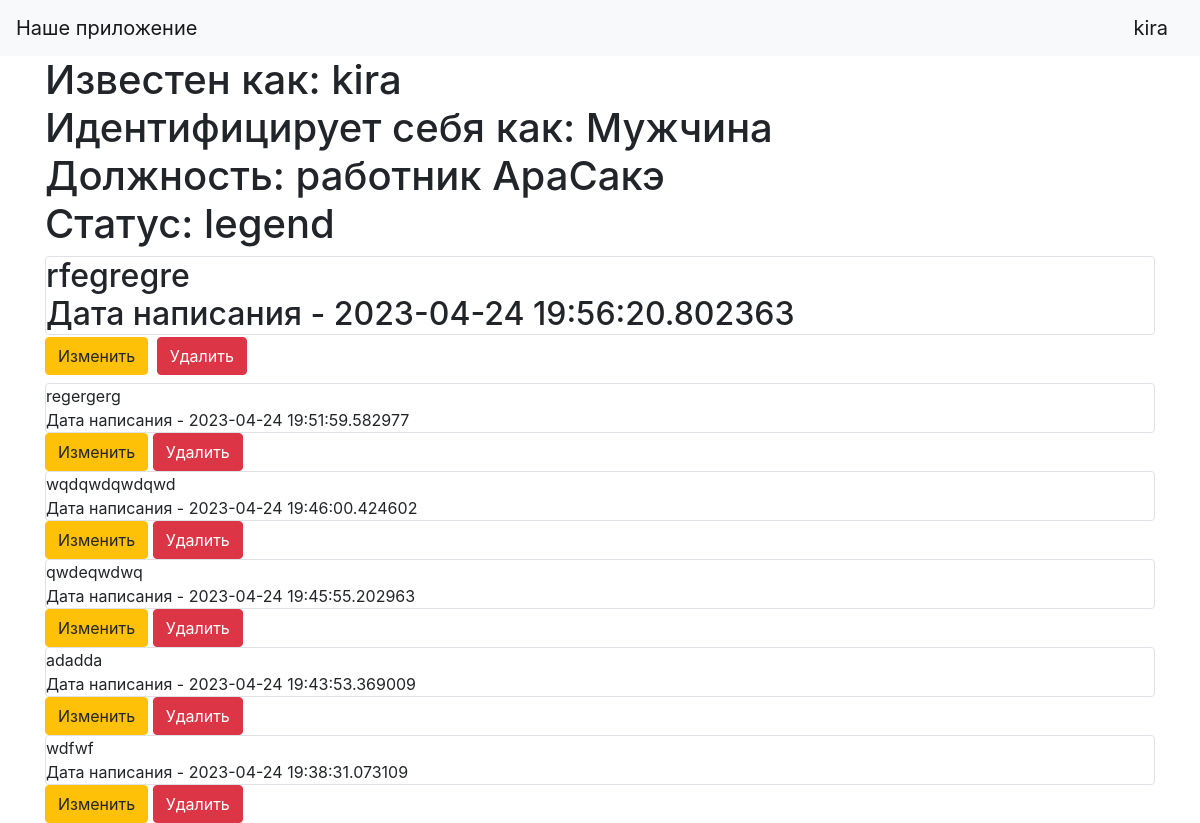
The page /profile/3 (signed in) on the database its author committed.
### data/users.py (models this page shows, shortened)
class User(SqlAlchemyBase, UserMixin):
    __tablename__ = 'citizens'
    id = sqlalchemy.Column(sqlalchemy.Integer,
                           primary_key=True, autoincrement=True)
    name = sqlalchemy.Column(sqlalchemy.String, index=True, nullable=True)
    email = sqlalchemy.Column(sqlalchemy.String,
                              index=True, nullable=True) #, unique=True)
    hashed_password = sqlalchemy.Column(sqlalchemy.String, nullable=True)
    sex = sqlalchemy.Column(sqlalchemy.String, nullable=True)
    job = sqlalchemy.Column(sqlalchemy.String, nullable=True)
    reputation = sqlalchemy.Column(sqlalchemy.String, nullable=True)
    gun = sqlalchemy.Column(sqlalchemy.String, nullable=True)
    news = orm.relationship("News", back_populates='user')

### data/news.py (models this page shows)
class News(SqlAlchemyBase):
    __tablename__ = 'news'
    id = sqlalchemy.Column(sqlalchemy.Integer,
                           primary_key=True, autoincrement=True)
    content = sqlalchemy.Column(sqlalchemy.String, nullable=True)
    created_date = sqlalchemy.Column(sqlalchemy.DateTime,
                                     default=datetime.datetime.now)
    user_id = sqlalchemy.Column(sqlalchemy.Integer,
                                sqlalchemy.ForeignKey("citizens.id"))
    user = orm.relationship('User')

### server.py (the view)
@app.route('/profile/<int:id>')
def profile(id):
    db_sess = db_session.create_session()
    person = db_sess.query(User).filter(User.id == id).first()
    news = db_sess.query(News).filter(News.user_id == id)[::-1]
    param = {}
    param['news'] = news
    param['name'] = person.name
    param['sex'] = person.sex
    param['job'] = person.job
    param['reputation'] = person.reputation
    param['user_id'] = person.id
    if person:
        return render_template('profile.html', **param)
    else:
        abort(404)

### data/db_session.py (called while the page is built)
def create_session() -> Session:
    global __factory
    return __factory()

### server.py (called while the page is built)
@login_manager.user_loader
def load_user(user_id):
    db_sess = db_session.create_session()
    return db_sess.query(User).get(user_id)

### templates/profile.html
{% extends "base.html" %}
{% block content %}
<h1>
    Известен как: {{name}}<br>
    Идентифицирует себя как: {{sex}}<br>
    Должность: {{job}}<br>
    Статус: {{reputation}}<br>
</h1>
<h2>
    {% for item in news%}
    {% if user_id == item.user_id%}
        <div class="col-md6 border rounded">
            <div>
                {{item.content}}
            </div>
            <div>
                Дата написания - {{item.created_date}}
            </div>
        </div>
    {% if current_user == item.user %}
            <div>
                <a href="/news/{{ item.id }}" class="btn btn-warning">
                    Изменить
                </a>
                <a href="/news_delete/{{ item.id }}" class="btn btn-danger">
                    Удалить
                </a>
            </div>
        {% endif %}
{% endif %}
    </h2>
{% endfor%}
{% endblock %}

### templates/base.html (shortened to what this page needs)
<!doctype html>
<html lang="en">
<head>
    <link rel="stylesheet"
          href="https://stackpath.bootstrapcdn.com/bootstrap/4.4.1/css/bootstrap.min.css"
>
</head>
<body>
<header>
    <nav class="navbar navbar-light bg-light">
        <a class="navbar-brand" href="#">Наше приложение</a>
        {% if current_user.is_authenticated %}
        <a class="navbar-brand" href="/logout">{{ current_user.name }}</a>
        {% else %}
        <p>
            <a class="btn btn-primary " href="/register">Зарегистрироваться</a>
            <a class="btn btn-success" href="/login">Войти</a>
        </p>
        {% endif %}
    </nav>
</header>
<main role="main" class="container">
    {% block content %}{% endblock %}
</main>
</body>
</html>

### rows shown on the page
User: name "kira", sex "Мужчина", job "работник АраСакэ", reputation "legend"
News: content "rfegregre", created_date "2023-04-24 19:56:20.802363"
News: content "regergerg", created_date "2023-04-24 19:51:59.582977"
News: content "wqdqwdqwdqwd", created_date "2023-04-24 19:46:00.424602"
News: content "qwdeqwdwq", created_date "2023-04-24 19:45:55.202963"
News: content "adadda", created_date "2023-04-24 19:43:53.369009"
News: content "wdfwf", created_date "2023-04-24 19:38:31.073109"
